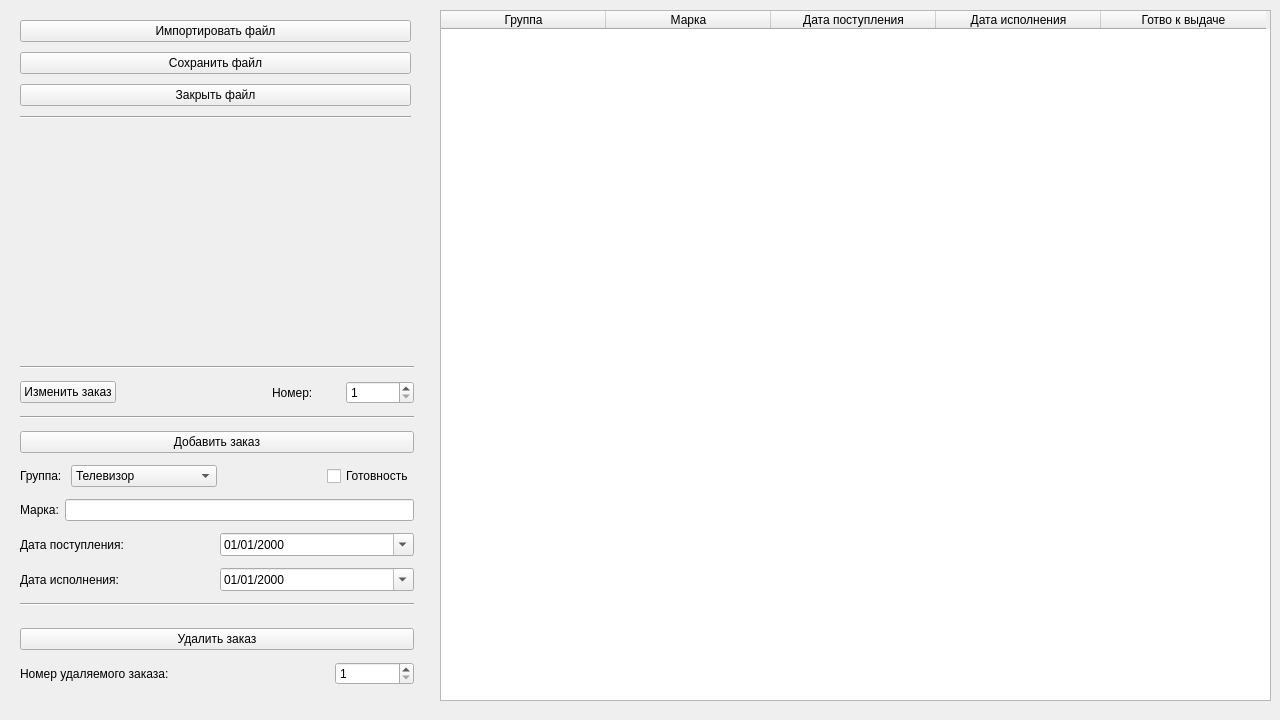
<?xml version="1.0" encoding="UTF-8"?>
<ui version="4.0">
 <class>MainWindow</class>
 <widget class="QMainWindow" name="MainWindow">
  <property name="geometry">
   <rect>
    <x>0</x>
    <y>0</y>
    <width>1280</width>
    <height>720</height>
   </rect>
  </property>
  <property name="sizePolicy">
   <sizepolicy hsizetype="Fixed" vsizetype="Fixed">
    <horstretch>0</horstretch>
    <verstretch>0</verstretch>
   </sizepolicy>
  </property>
  <property name="minimumSize">
   <size>
    <width>1280</width>
    <height>720</height>
   </size>
  </property>
  <property name="maximumSize">
   <size>
    <width>1280</width>
    <height>720</height>
   </size>
  </property>
  <property name="windowTitle">
   <string>Радиоателье</string>
  </property>
  <property name="windowIcon">
   <iconset theme="audio-card">
    <normaloff>.</normaloff>.</iconset>
  </property>
  <property name="iconSize">
   <size>
    <width>128</width>
    <height>128</height>
   </size>
  </property>
  <widget class="QWidget" name="centralwidget">
   <widget class="QTableWidget" name="tableWidget">
    <property name="geometry">
     <rect>
      <x>440</x>
      <y>10</y>
      <width>831</width>
      <height>691</height>
     </rect>
    </property>
    <property name="sizePolicy">
     <sizepolicy hsizetype="Preferred" vsizetype="Ignored">
      <horstretch>0</horstretch>
      <verstretch>0</verstretch>
     </sizepolicy>
    </property>
    <property name="layoutDirection">
     <enum>Qt::LeftToRight</enum>
    </property>
    <property name="autoFillBackground">
     <bool>false</bool>
    </property>
    <property name="inputMethodHints">
     <set>Qt::ImhNone</set>
    </property>
    <property name="frameShape">
     <enum>QFrame::StyledPanel</enum>
    </property>
    <property name="verticalScrollBarPolicy">
     <enum>Qt::ScrollBarAlwaysOff</enum>
    </property>
    <property name="horizontalScrollBarPolicy">
     <enum>Qt::ScrollBarAlwaysOff</enum>
    </property>
    <property name="sizeAdjustPolicy">
     <enum>QAbstractScrollArea::AdjustToContents</enum>
    </property>
    <property name="editTriggers">
     <set>QAbstractItemView::NoEditTriggers</set>
    </property>
    <property name="alternatingRowColors">
     <bool>false</bool>
    </property>
    <property name="showGrid">
     <bool>true</bool>
    </property>
    <property name="sortingEnabled">
     <bool>false</bool>
    </property>
    <property name="rowCount">
     <number>0</number>
    </property>
    <attribute name="horizontalHeaderMinimumSectionSize">
     <number>21</number>
    </attribute>
    <attribute name="horizontalHeaderDefaultSectionSize">
     <number>165</number>
    </attribute>
    <attribute name="verticalHeaderDefaultSectionSize">
     <number>45</number>
    </attribute>
    <column>
     <property name="text">
      <string>Группа</string>
     </property>
    </column>
    <column>
     <property name="text">
      <string>Марка</string>
     </property>
    </column>
    <column>
     <property name="text">
      <string>Дата поступления</string>
     </property>
    </column>
    <column>
     <property name="text">
      <string>Дата исполнения</string>
     </property>
    </column>
    <column>
     <property name="text">
      <string>Готво к выдаче</string>
     </property>
    </column>
   </widget>
   <widget class="QWidget" name="verticalLayoutWidget">
    <property name="geometry">
     <rect>
      <x>20</x>
      <y>10</y>
      <width>391</width>
      <height>121</height>
     </rect>
    </property>
    <layout class="QVBoxLayout" name="verticalLayout">
     <property name="spacing">
      <number>0</number>
     </property>
     <property name="bottomMargin">
      <number>0</number>
     </property>
     <item>
      <widget class="QPushButton" name="pushButtonImport">
       <property name="text">
        <string>Импортировать файл</string>
       </property>
      </widget>
     </item>
     <item>
      <widget class="QPushButton" name="pushButtonSave">
       <property name="text">
        <string>Сохранить файл</string>
       </property>
      </widget>
     </item>
     <item>
      <widget class="QPushButton" name="pushButtonClose">
       <property name="text">
        <string>Закрыть файл</string>
       </property>
      </widget>
     </item>
     <item>
      <widget class="Line" name="line_3">
       <property name="orientation">
        <enum>Qt::Horizontal</enum>
       </property>
      </widget>
     </item>
    </layout>
   </widget>
   <widget class="QWidget" name="verticalLayoutWidget_2">
    <property name="geometry">
     <rect>
      <x>20</x>
      <y>360</y>
      <width>394</width>
      <height>341</height>
     </rect>
    </property>
    <layout class="QVBoxLayout" name="verticalLayout_2">
     <item>
      <widget class="Line" name="line">
       <property name="orientation">
        <enum>Qt::Horizontal</enum>
       </property>
      </widget>
     </item>
     <item>
      <layout class="QHBoxLayout" name="horizontalLayout_3">
       <item>
        <widget class="QPushButton" name="pushButtonEdit">
         <property name="text">
          <string>Изменить заказ</string>
         </property>
        </widget>
       </item>
       <item>
        <spacer name="verticalSpacer_2">
         <property name="orientation">
          <enum>Qt::Horizontal</enum>
         </property>
         <property name="sizeType">
          <enum>QSizePolicy::Fixed</enum>
         </property>
         <property name="sizeHint" stdset="0">
          <size>
           <width>150</width>
           <height>17</height>
          </size>
         </property>
        </spacer>
       </item>
       <item>
        <widget class="QLabel" name="labelDeleteOrder_2">
         <property name="text">
          <string>Номер:</string>
         </property>
        </widget>
       </item>
       <item>
        <widget class="QSpinBox" name="spinBoxEditOrder">
         <property name="minimum">
          <number>1</number>
         </property>
         <property name="maximum">
          <number>9999</number>
         </property>
        </widget>
       </item>
      </layout>
     </item>
     <item>
      <widget class="Line" name="line_4">
       <property name="orientation">
        <enum>Qt::Horizontal</enum>
       </property>
      </widget>
     </item>
     <item>
      <widget class="QPushButton" name="pushButtonAdd">
       <property name="text">
        <string>Добавить заказ</string>
       </property>
      </widget>
     </item>
     <item>
      <layout class="QHBoxLayout" name="horizontalLayout_4">
       <item>
        <widget class="QLabel" name="labelGroupName">
         <property name="text">
          <string>Группа: </string>
         </property>
        </widget>
       </item>
       <item>
        <widget class="QComboBox" name="comboBoxGroupName">
         <property name="currentText">
          <string>Телевизор</string>
         </property>
         <item>
          <property name="text">
           <string>Телевизор</string>
          </property>
         </item>
         <item>
          <property name="text">
           <string>Радиотелефон</string>
          </property>
         </item>
         <item>
          <property name="text">
           <string>Радио</string>
          </property>
         </item>
         <item>
          <property name="text">
           <string>Музыкальный центр</string>
          </property>
         </item>
         <item>
          <property name="text">
           <string>Прочее</string>
          </property>
         </item>
        </widget>
       </item>
       <item>
        <spacer name="verticalSpacer_3">
         <property name="orientation">
          <enum>Qt::Horizontal</enum>
         </property>
         <property name="sizeType">
          <enum>QSizePolicy::MinimumExpanding</enum>
         </property>
         <property name="sizeHint" stdset="0">
          <size>
           <width>0</width>
           <height>0</height>
          </size>
         </property>
        </spacer>
       </item>
       <item>
        <widget class="QCheckBox" name="checkBoxIsCompleted">
         <property name="text">
          <string>Готовность</string>
         </property>
        </widget>
       </item>
      </layout>
     </item>
     <item>
      <layout class="QHBoxLayout" name="horizontalLayout_5">
       <item>
        <widget class="QLabel" name="labelBrand">
         <property name="text">
          <string>Марка:</string>
         </property>
        </widget>
       </item>
       <item>
        <spacer name="verticalSpacer_4">
         <property name="orientation">
          <enum>Qt::Horizontal</enum>
         </property>
         <property name="sizeType">
          <enum>QSizePolicy::Fixed</enum>
         </property>
         <property name="sizeHint" stdset="0">
          <size>
           <width>0</width>
           <height>0</height>
          </size>
         </property>
        </spacer>
       </item>
       <item>
        <widget class="QLineEdit" name="lineEditBrand"/>
       </item>
      </layout>
     </item>
     <item>
      <layout class="QHBoxLayout" name="horizontalLayout_6">
       <item>
        <widget class="QLabel" name="labelReceiptDate">
         <property name="text">
          <string>Дата поступления:</string>
         </property>
        </widget>
       </item>
       <item>
        <spacer name="verticalSpacer_5">
         <property name="orientation">
          <enum>Qt::Horizontal</enum>
         </property>
         <property name="sizeType">
          <enum>QSizePolicy::Minimum</enum>
         </property>
         <property name="sizeHint" stdset="0">
          <size>
           <width>0</width>
           <height>0</height>
          </size>
         </property>
        </spacer>
       </item>
       <item>
        <widget class="QDateEdit" name="dateEditReceiptDate">
         <property name="displayFormat">
          <string>dd/MM/yyyy</string>
         </property>
         <property name="calendarPopup">
          <bool>true</bool>
         </property>
        </widget>
       </item>
      </layout>
     </item>
     <item>
      <layout class="QHBoxLayout" name="horizontalLayout_8">
       <item>
        <widget class="QLabel" name="labelCompletionDate">
         <property name="text">
          <string>Дата исполнения:</string>
         </property>
        </widget>
       </item>
       <item>
        <spacer name="verticalSpacer_7">
         <property name="orientation">
          <enum>Qt::Horizontal</enum>
         </property>
         <property name="sizeType">
          <enum>QSizePolicy::Minimum</enum>
         </property>
         <property name="sizeHint" stdset="0">
          <size>
           <width>0</width>
           <height>0</height>
          </size>
         </property>
        </spacer>
       </item>
       <item>
        <widget class="QDateEdit" name="dateEditCompletionDate">
         <property name="displayFormat">
          <string>dd/MM/yyyy</string>
         </property>
         <property name="calendarPopup">
          <bool>true</bool>
         </property>
        </widget>
       </item>
      </layout>
     </item>
     <item>
      <widget class="Line" name="line_2">
       <property name="orientation">
        <enum>Qt::Horizontal</enum>
       </property>
      </widget>
     </item>
     <item>
      <spacer name="verticalSpacer_6">
       <property name="orientation">
        <enum>Qt::Vertical</enum>
       </property>
       <property name="sizeType">
        <enum>QSizePolicy::Fixed</enum>
       </property>
       <property name="sizeHint" stdset="0">
        <size>
         <width>0</width>
         <height>10</height>
        </size>
       </property>
      </spacer>
     </item>
     <item>
      <layout class="QHBoxLayout" name="horizontalLayout_9">
       <item>
        <widget class="QPushButton" name="pushButtonDeleteOrder">
         <property name="text">
          <string>Удалить заказ</string>
         </property>
        </widget>
       </item>
      </layout>
     </item>
     <item>
      <layout class="QHBoxLayout" name="horizontalLayout_2">
       <item>
        <widget class="QLabel" name="labelDeleteOrder">
         <property name="text">
          <string>Номер удаляемого заказа:</string>
         </property>
        </widget>
       </item>
       <item>
        <spacer name="verticalSpacer">
         <property name="orientation">
          <enum>Qt::Horizontal</enum>
         </property>
         <property name="sizeType">
          <enum>QSizePolicy::Fixed</enum>
         </property>
         <property name="sizeHint" stdset="0">
          <size>
           <width>160</width>
           <height>0</height>
          </size>
         </property>
        </spacer>
       </item>
       <item>
        <widget class="QSpinBox" name="spinBoxDeleteOrder">
         <property name="minimum">
          <number>1</number>
         </property>
         <property name="maximum">
          <number>9999</number>
         </property>
        </widget>
       </item>
      </layout>
     </item>
    </layout>
   </widget>
  </widget>
 </widget>
 <resources/>
 <connections/>
</ui>
